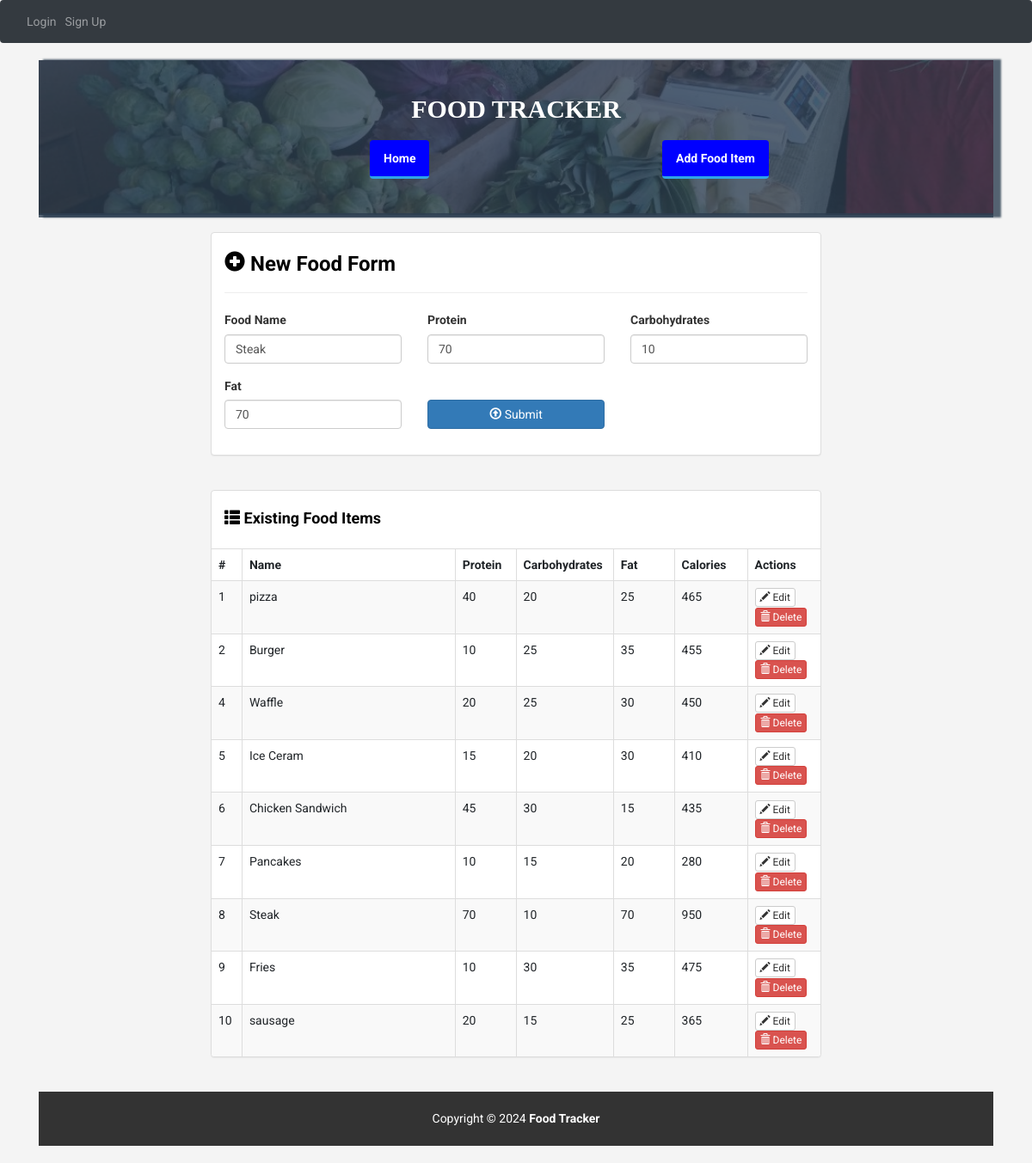
The page /edit_food/8 on the database its author committed.
### website/models.py (models this page shows)
class Food(db.Model):
    id = db.Column(db.Integer, primary_key=True)
    name = db.Column(db.String(50), unique=True, nullable=False)
    proteins = db.Column(db.Integer, nullable=False)
    carbs = db.Column(db.Integer, nullable=False)
    fats = db.Column(db.Integer, nullable=False)
    @property
    def calories(self):
        return self.proteins * 4 + self.carbs * 4 + self.fats * 9

### website/views.py (the view)
@views.route('/edit_food/<int:food_id>')
def edit_food(food_id):
    food = Food.query.get_or_404(food_id)
    foods = Food.query.all()
    return render_template('add.html', food=food, foods=foods)

### website/templates/add.html (shortened to what this page needs)
{% extends "base.html" %}
{% block content %}
<div class="container-fluid" id="wrapper">
    <div class="row" id="homeJumbo">
        <div class="overlay"></div>
        <div class="col-lg-12">
            <h1>
                <a href="#">FOOD TRACKER</a>
            </h1>
            <div class="row t20">
                <div class="col-lg-4 col-lg-offset-4">
                    <ul class="nav nav-pills nav-justified">
                        <li role="presentation" class="active">
                            <a href="{{ url_for('views.home') }}" title="Home">Home</a>
                        </li>
                        <li role="presentation" class="ml-auto active" >
                            <a href="{{ url_for('views.add') }}" title="Add Food Item" class="no-wrap">Add Food Item</a>
                        </li>
                    </ul>
                </div>
            </div>
        </div>
    </div>
    <div class="row t20">
        <div class="col-lg-8 col-lg-offset-2">
            <div class="panel panel-default">
                <div class="panel-body">
                    <h3 class="lean-h text-black">
                        <i class="glyphicon glyphicon-plus-sign"></i> New Food Form
                    </h3>
                    <hr />
                    <form action="{{ url_for('views.add') }}" method="POST" role="form">
                        <div class="row">
                            <div class="col-lg-4">
                                <div class="form-group">
                                    <label for="food-name">Food Name</label>
                                    <input type="text" class="form-control" id="food-name" name="food-name" placeholder="Food Name" value="{{ food.name }}" autofocus>
                                </div>
                            </div>
                            <div class="col-lg-4">
                                <div class="form-group">
                                    <label for="protein">Protein</label>
                                    <input type="number" class="form-control" id="protein" name="protein" placeholder="Protein" value="{{ food.proteins }}">
                                </div>
                            </div>
                            <div class="col-lg-4">
                                <div class="form-group">
                                    <label for="carbohydrates">Carbohydrates</label>
                                    <input type="number" class="form-control" id="carbohydrates" name="carbohydrates" placeholder="Carbohydrates" value="{{ food.carbs }}">
                                </div>
                            </div>
                        </div>
                        <div class="row">
                            <div class="col-lg-4">
                                <div class="form-group">
                                    <label for="fat">Fat</label>
                                    <input type="number" class="form-control" id="fat" name="fat"placeholder="Fat" value="{{ food.fats }}">
                                </div>
                            </div>
                            <div class="col-lg-4">
                                <div class="form-group">
                                    <button type="submit" class="btn btn-primary btn-block">
                                        <i class="glyphicon glyphicon-upload"></i> Submit
                                    </button>
                                </div>
                            </div>
                        </div>
                    </form>
                </div>
            </div>
        </div>
    </div>
    <div class="row t20">
        <div class="col-lg-8 col-lg-offset-2">
            <div class="panel panel-default">
                <div class="panel-body">
                    <h4 class="lean-h text-black">
                        <i class="glyphicon glyphicon-th-list"></i> Existing Food Items
                    </h4>
                </div>
                <div class="table-responsive">
                    <table class="table table-striped table-hover table-bordered">
                        <thead>
                            <tr>
                                <th style="width: 5%;">#</th>
                                <th>Name</th>
                                <th style="width: 10%;">Protein</th>
                                <th style="width: 16%;">Carbohydrates</th>
                                <th style="width: 10%;">Fat</th>
                                <th style="width: 12%;">Calories</th>
                                <th style="width: 12%;">Actions</th>
                            </tr>
                        </thead>
                        <tbody>
                            {% for food in foods %}
                            <tr>
                                <td>{{ food.id }}</td><td>{{ food.name }}</td><td>{{ food.proteins }}</td>
                                <td>{{ food.carbs }}</td><td>{{ food.fats }}</td><td>{{ food.calories }}</td>
                                <td>
                                    <a href="{{ url_for('views.edit_food', food_id=food.id) }}" class="btn btn-default btn-xs">
                                        <i class="glyphicon glyphicon-pencil"></i> Edit
                                    </a>
                                    <a href="{{ url_for('views.delete_food', food_id=food.id) }}" class="btn btn-danger btn-xs">
                                        <i class="glyphicon glyphicon-trash"></i> Delete
                                    </a>
                                </td>
                            </tr>
                            {% endfor %}
                        </tbody>
                    </table>
                </div>
            </div>
        </div>
    </div>
</div>
<footer>
    <div class="row pad">
        <div class="col-lg-12 text-center">
            Copyright &copy; 2024 <strong>Food Tracker</strong>
        </div>
    </div>
</footer>
{% endblock %}

### website/static/css/styles.css (style rules this page uses)
body { background: rgba(0, 0, 0, .4); font-family: 'Ubuntu', sans-serif; margin: 0; }
#homeJumbo { position: relative; min-height: 180px; background: rgba(44, 62, 80, .8); background-image: url('./img/bg.jpg'); background-size: cover; background-repeat: no-repeat; border-bottom: 2px solid rgba(44, 62, 80, .8); box-shadow: 7px 1px 2px 2px rgba(44, 62, 80, .8); }
#homeJumbo > div.overlay { position: absolute; height: 183px; width: 100%; background: rgba(44, 62, 80, .8); }
#homeJumbo h1 { font-size: 30px; color: white; font-family: 'Oswald'; text-align: center; padding-top: 20px; font-weight: bolder; }
#homeJumbo h1 > a { color: white; text-decoration: none; }
.t20 { margin-top: 20px; }
.nav-pills > li.active > a, .nav-pills > li.active > a:hover, .nav-pills > li.active > a:focus { color: white; border-bottom: 3px solid #2fa4e7; font-weight: bolder; background: rgba(0, 0, 0, .4); display: inline-block; padding: 10px 16px; text-align: center; border-radius: 4px; }
.nav-justified > li > a { color: white; font-weight: bolder; }
.nav-pills > li + li { padding-left: 10px; }
.lean-h { margin-top: 5px; margin-bottom: 10px; font-weight: bolder; }
.text-black { color: black !important; }
footer { margin-top: 20px; color: black; margin-bottom: 20px; }
.nav-pills > li > a { background-color: #337ab7; color: white; display: inline-block; padding: 10px 16px; text-align: center; border-radius: 4px; white-space: nowrap; }
.nav-pills > li.active > a, .nav-pills > li.active > a:hover, .nav-pills > li.active > a:focus { background-color: blue; color: white; border-bottom: 3px solid #2fa4e7; display: inline-block; padding: 10px 16px; text-align: center; border-radius: 4px; }
.no-wrap { white-space: nowrap; }

### website/static/css/main.css (style rules this page uses)
* { margin: 0; padding: 0; box-sizing: border-box; }
body { font-family: 'Roboto', sans-serif; background-color: #f4f4f4; color: #333; line-height: 1.6; }
footer { background-color: #333; color: white; padding: 20px; text-align: center; }

### rows shown on the page
Food: food-name "Steak", protein "70", carbohydrates "10", fat "70", id "8", name "Steak", proteins "70", carbs "10", fats "70", calories "950"
Food: id "1", name "pizza", proteins "40", carbs "20", fats "25", calories "465"
Food: id "2", name "Burger", proteins "10", carbs "25", fats "35", calories "455"
Food: id "4", name "Waffle", proteins "20", carbs "25", fats "30", calories "450"
Food: id "5", name "Ice Ceram", proteins "15", carbs "20", fats "30", calories "410"
Food: id "6", name "Chicken Sandwich", proteins "45", carbs "30", fats "15", calories "435"
Food: id "7", name "Pancakes", proteins "10", carbs "15", fats "20", calories "280"
Food: id "9", name "Fries", proteins "10", carbs "30", fats "35", calories "475"
Food: id "10", name "sausage", proteins "20", carbs "15", fats "25", calories "365"
